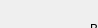
          <widget class="QWidget" name="page_12">
           <property name="geometry">
            <rect>
             <x>0</x>
             <y>0</y>
             <width>98</width>
             <height>28</height>
            </rect>
           </property>
           <attribute name="label">
            <string>Vitrobot Settings</string>
           </attribute>
           <widget class="QWidget" name="layoutWidget">
            <property name="geometry">
             <rect>
              <x>90</x>
              <y>10</y>
              <width>461</width>
              <height>111</height>
             </rect>
            </property>
            <layout class="QGridLayout" name="gridLayout_20">
             <item row="0" column="0">
              <widget class="QLabel" name="BLotForce_VitrobotSettings_2">
               <property name="text">
                <string>Blot Force</string>
               </property>
              </widget>
             </item>
             <item row="0" column="1">
              <widget class="QLineEdit" name="BlotForceText_VitrobotSettings_2"/>
             </item>
             <item row="0" column="4">
              <widget class="QLineEdit" name="WaitText_VitrobotSettings_2"/>
             </item>
             <item row="1" column="1">
              <widget class="QLineEdit" name="BlotText_VitrobotSettings_2"/>
             </item>
             <item row="1" column="4">
              <widget class="QLineEdit" name="HumiditySetText_VitrobotSettings_2"/>
             </item>
             <item row="2" column="1">
              <widget class="QLineEdit" name="DrainText_VitrobotSettings_2"/>
             </item>
             <item row="2" column="4">
              <widget class="QLineEdit" name="ActualText_VitrobotSettings_2"/>
             </item>
             <item row="2" column="0">
              <widget class="QLabel" name="waitTime_VitrobotSettings_2">
               <property name="text">
                <string>Wait Time</string>
               </property>
              </widget>
             </item>
             <item row="0" column="3">
              <widget class="QLabel" name="Blot_VitrobotSettings_2">
               <property name="text">
                <string>Blot Time</string>
               </property>
              </widget>
             </item>
             <item row="1" column="0">
              <widget class="QLabel" name="HumiditySet_VitrobotSettings_2">
               <property name="text">
                <string>Humidity Set</string>
               </property>
              </widget>
             </item>
             <item row="1" column="3">
              <widget class="QLabel" name="Actual_VitrobotSettings_2">
               <property name="text">
                <string>Actual Humidity</string>
               </property>
              </widget>
             </item>
             <item row="2" column="3">
              <widget class="QLabel" name="drainTime_VitrobotSettings_2">
               <property name="text">
                <string>Drain Time</string>
               </property>
              </widget>
             </item>
             <item row="2" column="2">
              <widget class="QLabel" name="label_3">
               <property name="text">
                <string>Sec</string>
               </property>
              </widget>
             </item>
             <item row="2" column="5">
              <widget class="QLabel" name="label_2">
               <property name="text">
                <string>Sec</string>
               </property>
              </widget>
             </item>
             <item row="0" column="5">
              <widget class="QLabel" name="label">
               <property name="text">
                <string>Sec</string>
               </property>
              </widget>
             </item>
             <item row="1" column="5">
              <widget class="QLabel" name="label_4">
               <property name="text">
                <string>%</string>
               </property>
              </widget>
             </item>
            </layout>
           </widget>
          </widget>
